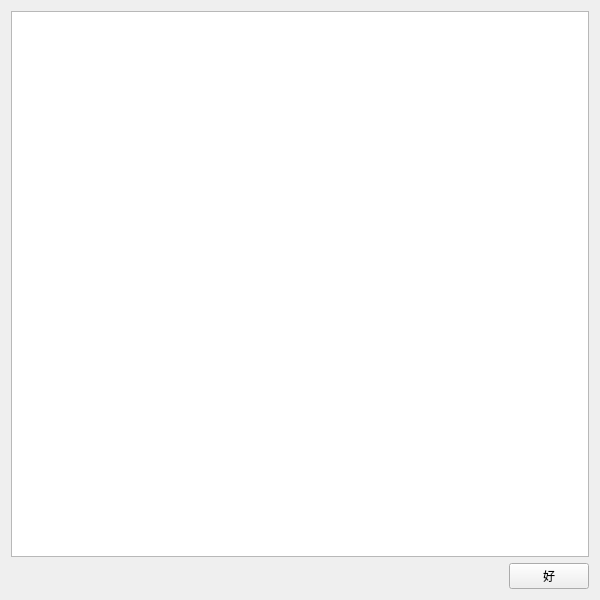
<?xml version="1.0" encoding="UTF-8"?>
<ui version="4.0">
 <class>MessageBoxAlter</class>
 <widget class="QWidget" name="MessageBoxAlter">
  <property name="geometry">
   <rect>
    <x>0</x>
    <y>0</y>
    <width>600</width>
    <height>600</height>
   </rect>
  </property>
  <property name="windowTitle">
   <string>Form</string>
  </property>
  <layout class="QVBoxLayout" name="verticalLayout">
   <item>
    <widget class="QPlainTextEdit" name="contentText">
     <property name="font">
      <font>
       <family>Monospace</family>
      </font>
     </property>
     <property name="readOnly">
      <bool>true</bool>
     </property>
    </widget>
   </item>
   <item>
    <layout class="QHBoxLayout" name="horizontalLayout">
     <item>
      <spacer name="horizontalSpacer">
       <property name="orientation">
        <enum>Qt::Horizontal</enum>
       </property>
       <property name="sizeHint" stdset="0">
        <size>
         <width>40</width>
         <height>20</height>
        </size>
       </property>
      </spacer>
     </item>
     <item>
      <widget class="QPushButton" name="okButton">
       <property name="text">
        <string>好</string>
       </property>
      </widget>
     </item>
    </layout>
   </item>
  </layout>
 </widget>
 <resources/>
 <connections/>
</ui>
